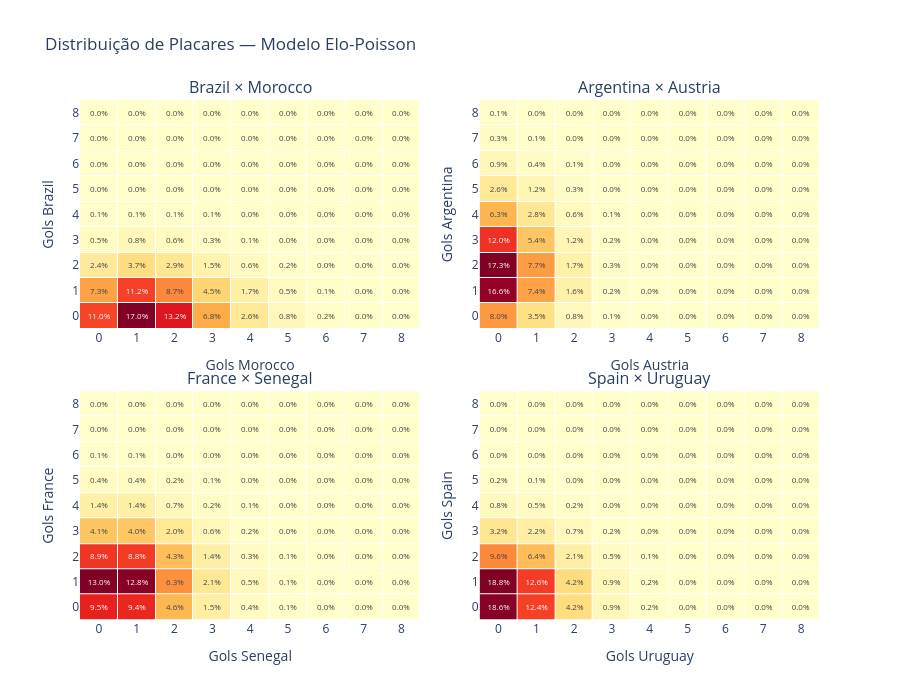

Notebook code for this chart:
### Code cell
valid = [(h, a) for h, a in matchups if h in model.alpha and a in model.alpha]
goals_labels = list(range(MAX_GOALS + 1))

fig = make_subplots(
    rows=2,
    cols=2,
    subplot_titles=[f"{h} × {a}" for h, a in valid],
    vertical_spacing=0.12,
    horizontal_spacing=0.08,
)

for (home, away), (r, c) in zip(valid, [(1, 1), (1, 2), (2, 1), (2, 2)], strict=False):
    lam_h, lam_a = model.expected_goals(home, away)
    goals = np.arange(0, MAX_GOALS + 1)
    M = np.outer(sp_poisson.pmf(goals, lam_h), sp_poisson.pmf(goals, lam_a)) * 100
    text = [[f"{M[i,j]:.1f}%" for j in goals_labels] for i in goals_labels]
    fig.add_trace(
        go.Heatmap(
            z=M,
            x=goals_labels,
            y=goals_labels,
            text=text,
            texttemplate="%{text}",
            textfont={"size": 8},
            colorscale="YlOrRd",
            showscale=False,
            xgap=1,
            ygap=1,
        ),
        row=r,
        col=c,
    )
    fig.update_xaxes(title_text=f"Gols {away}", row=r, col=c, tickvals=goals_labels)
    fig.update_yaxes(title_text=f"Gols {home}", row=r, col=c, tickvals=goals_labels)

fig.update_layout(
    title_text="Distribuição de Placares — Modelo Elo-Poisson",
    height=700,
    plot_bgcolor="white",
    paper_bgcolor="white",
)
fig.show()

### Figure 1 — Plotly figure (JSON) as saved in the notebook; plotly's stock layout.template omitted (floating-point values rounded to 4 significant figures)
{"data": [{"colorscale": [[0, "rgb(255,255,204)"], [0.125, "rgb(255,237,160)"], [0.25, "rgb(254,217,118)"], [0.375, "rgb(254,178,76)"], [0.5, "rgb(253,141,60)"], [0.625, "rgb(252,78,42)"], [0.75, "rgb(227,26,28)"], [0.875, "rgb(189,0,38)"], [1, "rgb(128,0,38)"]], "showscale": false, "text": [["11.0%", "17.0%", "13.2%", "6.8%", "2.6%", "0.8%", "0.2%", "0.0%", "0.0%"], ["7.3%", "11.2%", "8.7%", "4.5%", "1.7%", "0.5%", "0.1%", "0.0%", "0.0%"], ["2.4%", "3.7%", "2.9%", "1.5%", "0.6%", "0.2%", "0.0%", "0.0%", "0.0%"], ["0.5%", "0.8%", "0.6%", "0.3%", "0.1%", "0.0%", "0.0%", "0.0%", "0.0%"], ["0.1%", "0.1%", "0.1%", "0.1%", "0.0%", "0.0%", "0.0%", "0.0%", "0.0%"], ["0.0%", "0.0%", "0.0%", "0.0%", "0.0%", "0.0%", "0.0%", "0.0%", "0.0%"], ["0.0%", "0.0%", "0.0%", "0.0%", "0.0%", "0.0%", "0.0%", "0.0%", "0.0%"], ["0.0%", "0.0%", "0.0%", "0.0%", "0.0%", "0.0%", "0.0%", "0.0%", "0.0%"], ["0.0%", "0.0%", "0.0%", "0.0%", "0.0%", "0.0%", "0.0%", "0.0%", "0.0%"]], "textfont": {"size": 8}, "texttemplate": "%{text}", "type": "heatmap", "x": [0, 1, 2, 3, 4, 5, 6, 7, 8], "xaxis": "x", "xgap": 1, "y": [0, 1, 2, 3, 4, 5, 6, 7, 8], "yaxis": "y", "ygap": 1, "z": [[11.02, 17.03, 13.16, 6.779, 2.619, 0.8096, 0.2085, 0.04604, 0.008895], [7.273, 11.24, 8.686, 4.475, 1.729, 0.5344, 0.1377, 0.03039, 0.005872], [2.401, 3.71, 2.867, 1.477, 0.5707, 0.1764, 0.04544, 0.01003, 0.001938], [0.5282, 0.8164, 0.6309, 0.325, 0.1256, 0.03882, 0.009998, 0.002207, 0.0004265], [0.08718, 0.1347, 0.1041, 0.05364, 0.02072, 0.006406, 0.00165, 0.0003643, 7.038e-05], [0.01151, 0.01779, 0.01375, 0.007081, 0.002736, 0.0008457, 0.0002178, 4.81e-05, 9.292e-06], [0.001266, 0.001957, 0.001512, 0.0007791, 0.000301, 9.305e-05, 2.397e-05, 5.292e-06, 1.022e-06], [0.0001194, 0.0001846, 0.0001426, 7.347e-05, 2.839e-05, 8.775e-06, 2.26e-06, 4.99e-07, 9.641e-08], [9.854e-06, 1.523e-05, 1.177e-05, 6.063e-06, 2.342e-06, 7.241e-07, 1.865e-07, 4.118e-08, 7.955e-09]]}, {"colorscale": [[0, "rgb(255,255,204)"], [0.125, "rgb(255,237,160)"], [0.25, "rgb(254,217,118)"], [0.375, "rgb(254,178,76)"], [0.5, "rgb(253,141,60)"], [0.625, "rgb(252,78,42)"], [0.75, "rgb(227,26,28)"], [0.875, "rgb(189,0,38)"], [1, "rgb(128,0,38)"]], "showscale": false, "text": [["8.0%", "3.5%", "0.8%", "0.1%", "0.0%", "0.0%", "0.0%", "0.0%", "0.0%"], ["16.6%", "7.4%", "1.6%", "0.2%", "0.0%", "0.0%", "0.0%", "0.0%", "0.0%"], ["17.3%", "7.7%", "1.7%", "0.3%", "0.0%", "0.0%", "0.0%", "0.0%", "0.0%"], ["12.0%", "5.4%", "1.2%", "0.2%", "0.0%", "0.0%", "0.0%", "0.0%", "0.0%"], ["6.3%", "2.8%", "0.6%", "0.1%", "0.0%", "0.0%", "0.0%", "0.0%", "0.0%"], ["2.6%", "1.2%", "0.3%", "0.0%", "0.0%", "0.0%", "0.0%", "0.0%", "0.0%"], ["0.9%", "0.4%", "0.1%", "0.0%", "0.0%", "0.0%", "0.0%", "0.0%", "0.0%"], ["0.3%", "0.1%", "0.0%", "0.0%", "0.0%", "0.0%", "0.0%", "0.0%", "0.0%"], ["0.1%", "0.0%", "0.0%", "0.0%", "0.0%", "0.0%", "0.0%", "0.0%", "0.0%"]], "textfont": {"size": 8}, "texttemplate": "%{text}", "type": "heatmap", "x": [0, 1, 2, 3, 4, 5, 6, 7, 8], "xaxis": "x2", "xgap": 1, "y": [0, 1, 2, 3, 4, 5, 6, 7, 8], "yaxis": "y2", "ygap": 1, "z": [[7.956, 3.548, 0.7911, 0.1176, 0.01311, 0.00117, 8.693e-05, 5.538e-06, 3.087e-07], [16.59, 7.399, 1.65, 0.2452, 0.02734, 0.002439, 0.0001813, 1.155e-05, 6.438e-07], [17.3, 7.714, 1.72, 0.2557, 0.02851, 0.002543, 0.000189, 1.204e-05, 6.713e-07], [12.02, 5.362, 1.196, 0.1777, 0.01982, 0.001768, 0.0001314, 8.37e-06, 4.666e-07], [6.268, 2.795, 0.6233, 0.09266, 0.01033, 0.0009215, 6.849e-05, 4.364e-06, 2.432e-07], [2.614, 1.166, 0.26, 0.03865, 0.004309, 0.0003843, 2.857e-05, 1.82e-06, 1.015e-07], [0.9086, 0.4052, 0.09035, 0.01343, 0.001498, 0.0001336, 9.928e-06, 6.325e-07, 3.526e-08], [0.2707, 0.1207, 0.02692, 0.004001, 0.0004461, 3.979e-05, 2.958e-06, 1.884e-07, 1.05e-08], [0.07056, 0.03147, 0.007016, 0.001043, 0.0001163, 1.037e-05, 7.709e-07, 4.912e-08, 2.738e-09]]}, {"colorscale": [[0, "rgb(255,255,204)"], [0.125, "rgb(255,237,160)"], [0.25, "rgb(254,217,118)"], [0.375, "rgb(254,178,76)"], [0.5, "rgb(253,141,60)"], [0.625, "rgb(252,78,42)"], [0.75, "rgb(227,26,28)"], [0.875, "rgb(189,0,38)"], [1, "rgb(128,0,38)"]], "showscale": false, "text": [["9.5%", "9.4%", "4.6%", "1.5%", "0.4%", "0.1%", "0.0%", "0.0%", "0.0%"], ["13.0%", "12.8%", "6.3%", "2.1%", "0.5%", "0.1%", "0.0%", "0.0%", "0.0%"], ["8.9%", "8.8%", "4.3%", "1.4%", "0.3%", "0.1%", "0.0%", "0.0%", "0.0%"], ["4.1%", "4.0%", "2.0%", "0.6%", "0.2%", "0.0%", "0.0%", "0.0%", "0.0%"], ["1.4%", "1.4%", "0.7%", "0.2%", "0.1%", "0.0%", "0.0%", "0.0%", "0.0%"], ["0.4%", "0.4%", "0.2%", "0.1%", "0.0%", "0.0%", "0.0%", "0.0%", "0.0%"], ["0.1%", "0.1%", "0.0%", "0.0%", "0.0%", "0.0%", "0.0%", "0.0%", "0.0%"], ["0.0%", "0.0%", "0.0%", "0.0%", "0.0%", "0.0%", "0.0%", "0.0%", "0.0%"], ["0.0%", "0.0%", "0.0%", "0.0%", "0.0%", "0.0%", "0.0%", "0.0%", "0.0%"]], "textfont": {"size": 8}, "texttemplate": "%{text}", "type": "heatmap", "x": [0, 1, 2, 3, 4, 5, 6, 7, 8], "xaxis": "x3", "xgap": 1, "y": [0, 1, 2, 3, 4, 5, 6, 7, 8], "yaxis": "y3", "ygap": 1, "z": [[9.499, 9.355, 4.607, 1.512, 0.3723, 0.07334, 0.01204, 0.001694, 0.0002085], [13.01, 12.81, 6.307, 2.071, 0.5098, 0.1004, 0.01648, 0.002319, 0.0002855], [8.903, 8.768, 4.318, 1.417, 0.349, 0.06874, 0.01128, 0.001587, 0.0001954], [4.063, 4.002, 1.97, 0.6469, 0.1593, 0.03137, 0.005149, 0.0007245, 8.919e-05], [1.391, 1.37, 0.6745, 0.2214, 0.05452, 0.01074, 0.001763, 0.000248, 3.053e-05], [0.3808, 0.3751, 0.1847, 0.06063, 0.01493, 0.00294, 0.0004826, 6.79e-05, 8.359e-06], [0.0869, 0.08558, 0.04214, 0.01384, 0.003406, 0.000671, 0.0001101, 1.549e-05, 1.908e-06], [0.017, 0.01674, 0.008243, 0.002706, 0.0006663, 0.0001312, 2.154e-05, 3.031e-06, 3.731e-07], [0.002909, 0.002865, 0.001411, 0.0004631, 0.000114, 2.246e-05, 3.687e-06, 5.187e-07, 6.385e-08]]}, {"colorscale": [[0, "rgb(255,255,204)"], [0.125, "rgb(255,237,160)"], [0.25, "rgb(254,217,118)"], [0.375, "rgb(254,178,76)"], [0.5, "rgb(253,141,60)"], [0.625, "rgb(252,78,42)"], [0.75, "rgb(227,26,28)"], [0.875, "rgb(189,0,38)"], [1, "rgb(128,0,38)"]], "showscale": false, "text": [["18.6%", "12.4%", "4.2%", "0.9%", "0.2%", "0.0%", "0.0%", "0.0%", "0.0%"], ["18.8%", "12.6%", "4.2%", "0.9%", "0.2%", "0.0%", "0.0%", "0.0%", "0.0%"], ["9.6%", "6.4%", "2.1%", "0.5%", "0.1%", "0.0%", "0.0%", "0.0%", "0.0%"], ["3.2%", "2.2%", "0.7%", "0.2%", "0.0%", "0.0%", "0.0%", "0.0%", "0.0%"], ["0.8%", "0.5%", "0.2%", "0.0%", "0.0%", "0.0%", "0.0%", "0.0%", "0.0%"], ["0.2%", "0.1%", "0.0%", "0.0%", "0.0%", "0.0%", "0.0%", "0.0%", "0.0%"], ["0.0%", "0.0%", "0.0%", "0.0%", "0.0%", "0.0%", "0.0%", "0.0%", "0.0%"], ["0.0%", "0.0%", "0.0%", "0.0%", "0.0%", "0.0%", "0.0%", "0.0%", "0.0%"], ["0.0%", "0.0%", "0.0%", "0.0%", "0.0%", "0.0%", "0.0%", "0.0%", "0.0%"]], "textfont": {"size": 8}, "texttemplate": "%{text}", "type": "heatmap", "x": [0, 1, 2, 3, 4, 5, 6, 7, 8], "xaxis": "x4", "xgap": 1, "y": [0, 1, 2, 3, 4, 5, 6, 7, 8], "yaxis": "y4", "ygap": 1, "z": [[18.55, 12.42, 4.159, 0.9281, 0.1554, 0.0208, 0.002322, 0.0002221, 1.858e-05], [18.83, 12.61, 4.221, 0.942, 0.1577, 0.02112, 0.002356, 0.0002254, 1.886e-05], [9.557, 6.399, 2.142, 0.4781, 0.08003, 0.01072, 0.001196, 0.0001144, 9.573e-06], [3.233, 2.165, 0.7248, 0.1618, 0.02708, 0.003626, 0.0004046, 3.87e-05, 3.239e-06], [0.8205, 0.5493, 0.1839, 0.04104, 0.00687, 0.00092, 0.0001027, 9.82e-06, 8.219e-07], [0.1666, 0.1115, 0.03733, 0.008332, 0.001395, 0.0001868, 2.084e-05, 1.993e-06, 1.668e-07], [0.02818, 0.01886, 0.006315, 0.00141, 0.0002359, 3.159e-05, 3.526e-06, 3.372e-07, 2.822e-08], [0.004085, 0.002735, 0.0009157, 0.0002044, 3.421e-05, 4.581e-06, 5.112e-07, 4.89e-08, 4.092e-09], [0.0005183, 0.0003471, 0.0001162, 2.593e-05, 4.34e-06, 5.812e-07, 6.486e-08, 6.204e-09, 5.192e-10]]}], "layout": {"annotations": [{"font": {"size": 16}, "showarrow": false, "text": "Brazil × Morocco", "x": 0.23, "xanchor": "center", "xref": "paper", "y": 1, "yanchor": "bottom", "yref": "paper"}, {"font": {"size": 16}, "showarrow": false, "text": "Argentina × Austria", "x": 0.77, "xanchor": "center", "xref": "paper", "y": 1, "yanchor": "bottom", "yref": "paper"}, {"font": {"size": 16}, "showarrow": false, "text": "France × Senegal", "x": 0.23, "xanchor": "center", "xref": "paper", "y": 0.44, "yanchor": "bottom", "yref": "paper"}, {"font": {"size": 16}, "showarrow": false, "text": "Spain × Uruguay", "x": 0.77, "xanchor": "center", "xref": "paper", "y": 0.44, "yanchor": "bottom", "yref": "paper"}], "height": 700, "paper_bgcolor": "white", "plot_bgcolor": "white", "title": {"text": "Distribuição de Placares — Modelo Elo-Poisson"}, "xaxis": {"anchor": "y", "domain": [0, 0.46], "tickvals": [0, 1, 2, 3, 4, 5, 6, 7, 8], "title": {"text": "Gols Morocco"}}, "xaxis2": {"anchor": "y2", "domain": [0.54, 1], "tickvals": [0, 1, 2, 3, 4, 5, 6, 7, 8], "title": {"text": "Gols Austria"}}, "xaxis3": {"anchor": "y3", "domain": [0, 0.46], "tickvals": [0, 1, 2, 3, 4, 5, 6, 7, 8], "title": {"text": "Gols Senegal"}}, "xaxis4": {"anchor": "y4", "domain": [0.54, 1], "tickvals": [0, 1, 2, 3, 4, 5, 6, 7, 8], "title": {"text": "Gols Uruguay"}}, "yaxis": {"anchor": "x", "domain": [0.56, 1], "tickvals": [0, 1, 2, 3, 4, 5, 6, 7, 8], "title": {"text": "Gols Brazil"}}, "yaxis2": {"anchor": "x2", "domain": [0.56, 1], "tickvals": [0, 1, 2, 3, 4, 5, 6, 7, 8], "title": {"text": "Gols Argentina"}}, "yaxis3": {"anchor": "x3", "domain": [0, 0.44], "tickvals": [0, 1, 2, 3, 4, 5, 6, 7, 8], "title": {"text": "Gols France"}}, "yaxis4": {"anchor": "x4", "domain": [0, 0.44], "tickvals": [0, 1, 2, 3, 4, 5, 6, 7, 8], "title": {"text": "Gols Spain"}}}}
